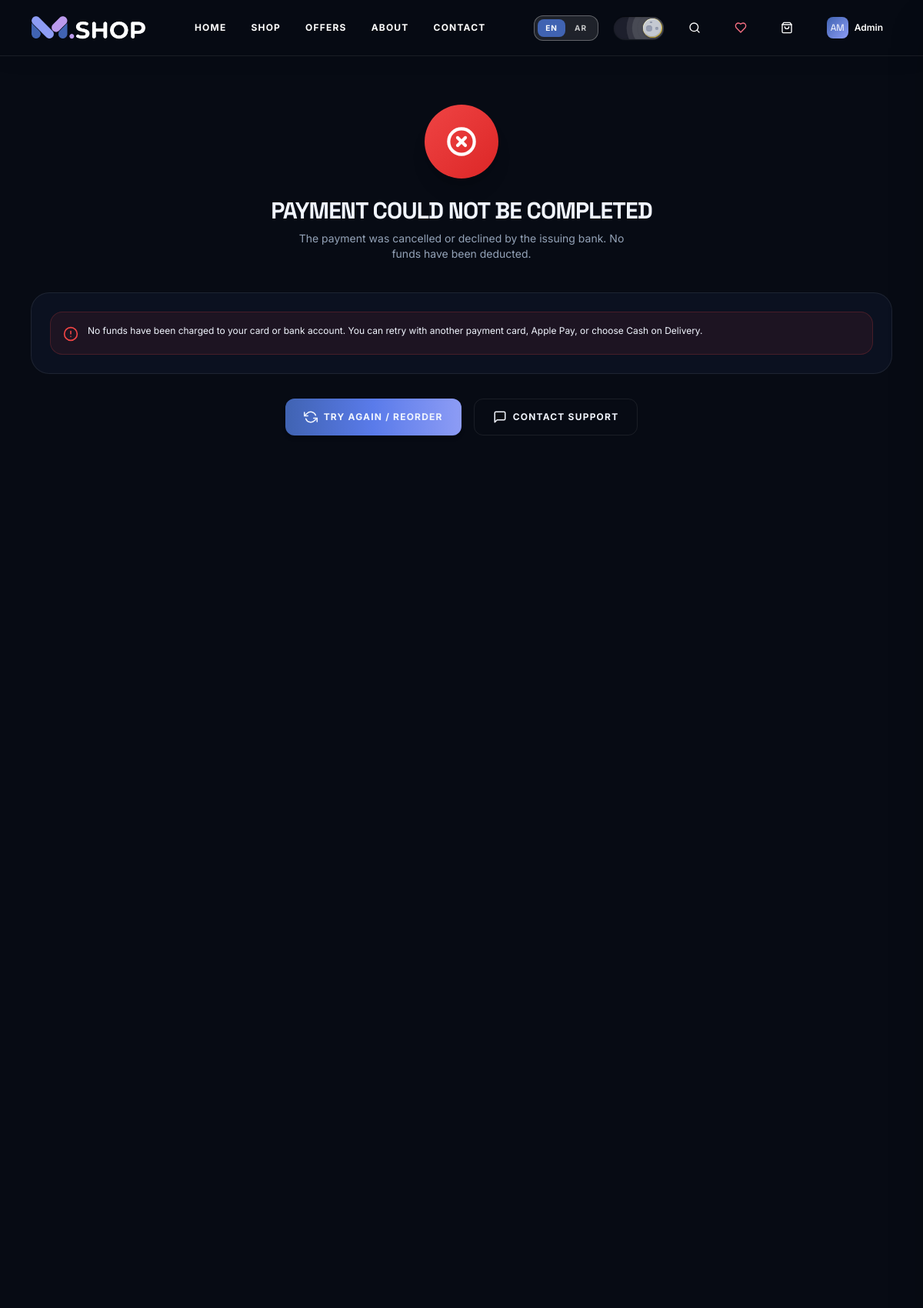
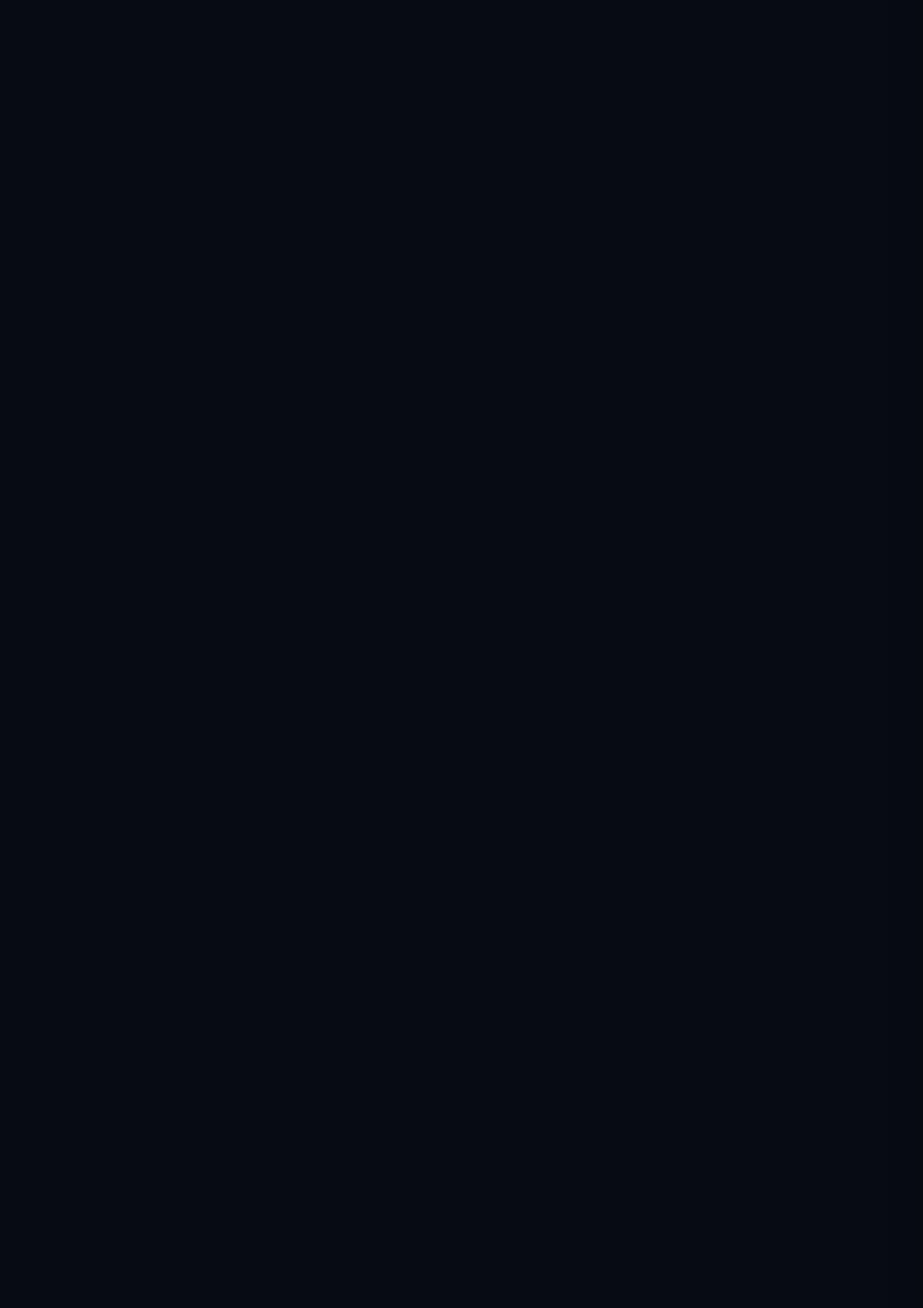
The app's page /en/checkout/fatoorah/error/ (signed in, upper part) with its own data (2 pictures, top to bottom).
### store/models.py (models this page shows, shortened)
class User(AbstractUser):
    phone = models.CharField(max_length=30, blank=True)
    class Meta:
        verbose_name = 'User'

### store/views.py (the view)
# urls.py: path('checkout/fatoorah/error/', views.fatoorah_error_view, name='fatoorah_error'),
def fatoorah_error_view(request):
    locale = _get_locale(request)
    order_id = request.GET.get('order_id')
    error_msg = request.GET.get('msg') or (
        "تم إلغاء عملية الدفع أو رفضها من البنك المصدر للبطاقة. لم يتم خصم أي مبلغ."
        if locale == 'ar'
        else "The payment was cancelled or declined by the issuing bank. No funds have been deducted."
    )
    order = None
    if order_id:
        try:
            order = Order.objects.filter(pk=int(order_id)).first()
        except (ValueError, TypeError):
            pass
    if order and order.payment_status != 'paid':
        order.payment_status = 'failed'
        order.save(update_fields=['payment_status'])
    return render(request, 'checkout/payment_error.html', {
        'order': order,
        'locale': locale,
        'error_message': error_msg,
    })

### store/templatetags/store_tags.py (called while the page is built)
@register.filter(name='split')
def split(value, arg=' '):
    if not value:
        return []
    return [x.strip() for x in str(value).split(arg)]

### store/translations.py (called while the page is built, shortened)
def load_translations():
    global _EN_CACHE, _AR_CACHE
    if _EN_CACHE is not None and _AR_CACHE is not None:
        return _EN_CACHE, _AR_CACHE

def get_translations(locale='en'):
    en, ar = load_translations()
    return ar if locale == 'ar' else en

    def __getattr__(self, name):
        if name in self:
            return self[name]
        if self._fallback and hasattr(self._fallback, name):
            return getattr(self._fallback, name)
        if self._fallback and isinstance(self._fallback, dict) and name in self._fallback:
            return self._fallback[name]
        return ""

    def __getitem__(self, key):
        if key in self:
            return super().__getitem__(key)
        if self._fallback and key in self._fallback:
            return self._fallback[key]
        return ""

### store/views.py (called while the page is built)
def _get_locale(request):
    return 'ar' if request.path.startswith('/ar/') else 'en'

### templates/checkout/payment_error.html (shortened to what this page needs)
{% extends "base.html" %}
{% load static %}
{% block content %}
<div class="pt-[72px] min-h-screen" style="background:var(--bg-base)">
  <div class="container-custom py-16 max-w-xl">
    <div class="text-center mb-10">
      <div class="w-24 h-24 rounded-full flex items-center justify-center mx-auto mb-6 shadow-xl" style="background:linear-gradient(135deg,#EF4444,#DC2626)">
        <svg xmlns="http://www.w3.org/2000/svg" width="40" height="40" viewBox="0 0 24 24" fill="none" stroke="white" stroke-width="2.5" stroke-linecap="round" stroke-linejoin="round">
          <circle cx="12" cy="12" r="10"></circle>
          <line x1="15" y1="9" x2="9" y2="15"></line>
          <line x1="9" y1="9" x2="15" y2="15"></line>
        </svg>
      </div>
      <h1 class="text-3xl font-display font-black mb-2" style="color:var(--text-primary)">
        {% if is_rtl %}تعذر إتمام عملية الدفع{% else %}Payment Could Not Be Completed{% endif %}
      </h1>
      <p class="text-sm max-w-md mx-auto" style="color:var(--text-secondary)">
        {{ error_message }}
      </p>
    </div>
    <div class="rounded-3xl overflow-hidden border mb-8 p-6" style="background:var(--bg-surface);border-color:var(--border-color)">
      <div class="flex items-start gap-3 p-4 rounded-2xl" style="background:rgba(239,68,68,0.08);border:1px solid rgba(239,68,68,0.2)">
        <p class="text-xs" style="color:var(--text-primary)">
          {% if is_rtl %}
            لم يتم خصم أي مبالغ من بطاقتك أو حسابك المصرفي. يمكنك المحاولة مجدداً باستخدام بطاقة أخرى أو اختيار الدفع نقداً عند الاستلام.
          {% else %}
            No funds have been charged to your card or bank account. You can retry with another payment card, Apple Pay, or choose Cash on Delivery.
          {% endif %}
        </p>
      </div>
    </div>
    <div class="flex flex-col sm:flex-row gap-4 justify-center">
      <a href="/{{ locale }}/checkout/" class="btn-primary flex items-center gap-2 justify-center py-3.5 px-6 rounded-xl font-bold">
        {% if is_rtl %}إعادة محاولة الدفع{% else %}Try Again / Reorder{% endif %}
      </a>
      <a href="/{{ locale }}/contact/" class="btn-ghost border flex items-center gap-2 justify-center py-3.5 px-6 rounded-xl font-bold" style="border-color:var(--border-color)">
        <svg xmlns="http://www.w3.org/2000/svg" width="18" height="18" viewBox="0 0 24 24" fill="none" stroke="currentColor" stroke-width="2" stroke-linecap="round" stroke-linejoin="round">
          <path d="M21 15a2 2 0 0 1-2 2H7l-4 4V5a2 2 0 0 1 2-2h14a2 2 0 0 1 2 2z"></path>
        </svg>
        {% if is_rtl %}تواصل مع الدعم{% else %}Contact Support{% endif %}
      </a>
    </div>
  </div>
</div>
{% endblock %}

### templates/partials/navbar.html (shortened to what this page needs)
{% load static %}
<header class="fixed top-0 left-0 right-0 z-50 select-none">
  <div id="main-navbar" class="transition-all duration-300 {% if is_home %}navbar-transparent{% else %}navbar-scrolled{% endif %}">
    <div class="container-custom h-[64px] sm:h-[72px] flex items-center justify-between gap-2 sm:gap-4">
      <a href="/{{ locale }}/" aria-label="M.SHOP Home" class="flex items-center group transition-transform duration-300 hover:scale-105 flex-shrink-0">
        <img src="{% static 'logo-dark.png' %}" alt="M.SHOP" class="h-8 hidden dark:block" />
      </a>
      <nav class="hidden lg:flex items-center gap-8">
        {% for label, href in nav_links %}
        <a href="{{ href }}" class="nav-link text-xs font-sans tracking-widest uppercase transition-all duration-300 {% if current_path == href %}nav-link-active font-black{% else %}hover:tracking-[0.2em] font-bold{% endif %}">{{ label }}</a>
        {% endfor %}
      </nav>
      <div class="flex items-center gap-1.5 sm:gap-3 md:gap-5 flex-shrink-0">
        <div class="lang-switcher-wrap hidden md:flex items-center gap-0.5 rounded-xl px-1 py-1 border transition-all border-white/30 bg-white/10 backdrop-blur-sm">
          {% for loc in "en,ar"|split:"," %}
          <button data-locale-switch="{{ loc }}" class="px-2.5 py-1 rounded-lg text-[10px] font-sans font-bold uppercase tracking-widest transition-all cursor-pointer"
            style="background:{% if locale == loc %}#4063B2{% else %}transparent{% endif %};color:{% if locale == loc %}#fff{% else %}rgba(255,255,255,0.75){% endif %}">{{ loc|upper }}</button>
          {% endfor %}
        </div>
        <div class="items-center select-none hidden md:flex" style="--toggle-size:10px">{% include 'partials/theme_toggle.html' %}</div>
        <button id="search-btn" aria-label="Search" class="nav-btn w-8 h-8 sm:w-10 sm:h-10 rounded-xl flex items-center justify-center transition-all cursor-pointer flex-shrink-0">
          <svg xmlns="http://www.w3.org/2000/svg" width="16" height="16" viewBox="0 0 24 24" fill="none" stroke="currentColor" stroke-width="2" stroke-linecap="round" stroke-linejoin="round"><circle cx="11" cy="11" r="8"/><path d="m21 21-4.3-4.3"/></svg>
        </button>
        <a href="/{{ locale }}/wishlist/" aria-label="Wishlist" class="nav-btn relative w-9 h-9 sm:w-10 sm:h-10 rounded-xl flex items-center justify-center transition-all flex-shrink-0 hover:text-rose-400">
        </a>
        <button data-open-cart onclick="if(window.openCart)window.openCart();" aria-label="Open cart" class="nav-btn relative w-9 h-9 sm:w-10 sm:h-10 rounded-xl flex items-center justify-center cursor-pointer transition-all flex-shrink-0">
          <svg xmlns="http://www.w3.org/2000/svg" width="16" height="16" viewBox="0 0 24 24" fill="none" stroke="currentColor" stroke-width="2" stroke-linecap="round" stroke-linejoin="round"><path d="M6 2 3 6v14a2 2 0 0 0 2 2h14a2 2 0 0 0 2-2V6l-3-4Z"/><path d="M3 6h18"/><path d="M16 10a4 4 0 0 1-8 0"/></svg>
        </button>
        <div class="hidden lg:block relative">
          {% if user.is_authenticated %}
          <div class="relative">
            <button id="user-menu-btn" class="nav-btn flex items-center gap-2 px-3 py-2 rounded-xl transition-all cursor-pointer">
              <div class="w-7 h-7 rounded-lg flex items-center justify-center text-white font-display text-xs" style="background:linear-gradient(135deg,#4063B2,#8D9CF5)">
                {{ user.first_name|first|upper }}{{ user.last_name|first|upper }}
              </div>
              <span class="user-name text-xs font-sans font-semibold max-w-[80px] truncate">{{ user.first_name }}</span>
            </button>
          </div>
          {% endif %}
        </div>
      </div>
    </div>
  </div>
</header>

### static/css/globals.css (style rules this page uses)
*, *::before, *::after { box-sizing: border-box; }
html, body { margin: 0; padding: 0; }
:root, .light { --bg-base: #F5F7FA; --bg-surface: #FFFFFF; --bg-surface-2: #EEF2F8; --bg-surface-3: #DDE4F0; --text-primary: #0D1326; --text-secondary: #4A5568; --text-tertiary: rgba(13, 19, 38, 0.45); --border-color: rgba(13, 19, 38, 0.10); --border-strong: rgba(13, 19, 38, 0.20); --color-navy: #F5F7FA; --color-surface: #FFFFFF; --color-surface-2:#EEF2F8; --color-surface-3:#DDE4F0; --color-primary: #4063B2; --color-accent: #4D63C7; --color-accent-hover: #3551B0; --color-violet: #7B5EA7; --color-sage: #4D63C7; --color-taupe: #4A5568; --color-muted: #4A5568; --color-cyan: #4D63C7; --color-soft-blue:#7B5EA7; --color-white: #0D1326; --scrollbar-track: #E2E8F0; --scrollbar-thumb: #A0AEC0; --scrollbar-hover: #4D63C7; --selection-bg: #4063B2; --selection-text: #ffffff; --font-guminert: 'Space Grotesk', 'Outfit', 'Urbanist', system-ui, sans-serif; --font-condenso: 'Space Grotesk', 'Outfit', sans-serif; --font-tall: 'Space Grotesk', 'Outfit', sans-serif; --font-anton: 'Space Grotesk', 'Outfit', sans-serif; --font-inter: 'Inter', system-ui, -apple-system, sans-serif; --font-outfit: 'Outfit', sans-serif; --ease-fluid: cubic-bezier(0.16, 1, 0.3, 1); }
.dark { --bg-base: #070B14; --bg-surface: #0B1120; --bg-surface-2: #10192D; --bg-surface-3: #16223D; --text-primary: #F1F5FE; --text-secondary: #94A3B8; --text-tertiary: rgba(241, 245, 254, 0.40); --border-color: rgba(255, 255, 255, 0.08); --border-strong: rgba(255, 255, 255, 0.15); --color-navy: #070B14; --color-surface: #0B1120; --color-surface-2:#10192D; --color-surface-3:#16223D; --color-primary: #4063B2; --color-accent: #8D9CF5; --color-accent-hover: #A8B4F8; --color-violet: #BB9AED; --color-sage: #8D9CF5; --color-taupe: #94A3B8; --color-muted: #94A3B8; --color-cyan: #8D9CF5; --color-soft-blue:#BB9AED; --color-white: #F1F5FE; --scrollbar-track: #070B14; --scrollbar-thumb: #16223D; --scrollbar-hover: #8D9CF5; --selection-bg: #4063B2; --selection-text: #ffffff; }
html.dark #main-navbar.navbar-scrolled { background: rgba(7, 11, 20, 0.95) !important; border-bottom: 1px solid rgba(255, 255, 255, 0.08) !important; backdrop-filter: blur(12px); }
html.dark #main-navbar .nav-btn, html.dark #main-navbar .nav-link, html.dark #main-navbar #user-menu-btn, html.dark #main-navbar .user-name { color: #ffffff !important; }

### templates/base.html (style rules this page uses)
.navbar-scrolled { background: rgba(255,255,255,0.95) !important; backdrop-filter: blur(12px); border-bottom: 1px solid rgba(13,19,38,0.10) !important; box-shadow: 0 4px 24px rgba(0,0,0,0.08) !important; }
.dark .navbar-scrolled { background: rgba(7,11,20,0.95) !important; border-bottom: 1px solid rgba(255,255,255,0.08) !important; }
html.dark #main-navbar.navbar-scrolled { background: rgba(7, 11, 20, 0.95) !important; border-bottom: 1px solid rgba(255, 255, 255, 0.08) !important; backdrop-filter: blur(12px); }
html.dark #main-navbar .nav-btn, html.dark #main-navbar .nav-link, html.dark #main-navbar #user-menu-btn, html.dark #main-navbar .user-name { color: #ffffff !important; }
.container-custom, .container-wide { width: 100% !important; max-width: 1440px !important; margin-left: auto !important; margin-right: auto !important; padding-left: 1rem !important; padding-right: 1rem !important; }
@media (min-width: 640px) { .container-custom, .container-wide { padding-left: 1.5rem !important; padding-right: 1.5rem !important; } }
@media (min-width: 768px) { .container-custom, .container-wide { padding-left: 2rem !important; padding-right: 2rem !important; } }
@media (min-width: 1024px) { .container-custom, .container-wide { padding-left: 2.5rem !important; padding-right: 2.5rem !important; } }

### records on screen
User: first_name|first "A", last_name|first "M", first_name "Admin"

### other values on screen
{{ label }} "HOME" "SHOP" "OFFERS" "ABOUT" "CONTACT"
{{ loc|upper }} "EN" "AR"
{{ error_message }} "The payment was cancelled or declined by the issuing bank. No funds have been deducted."
